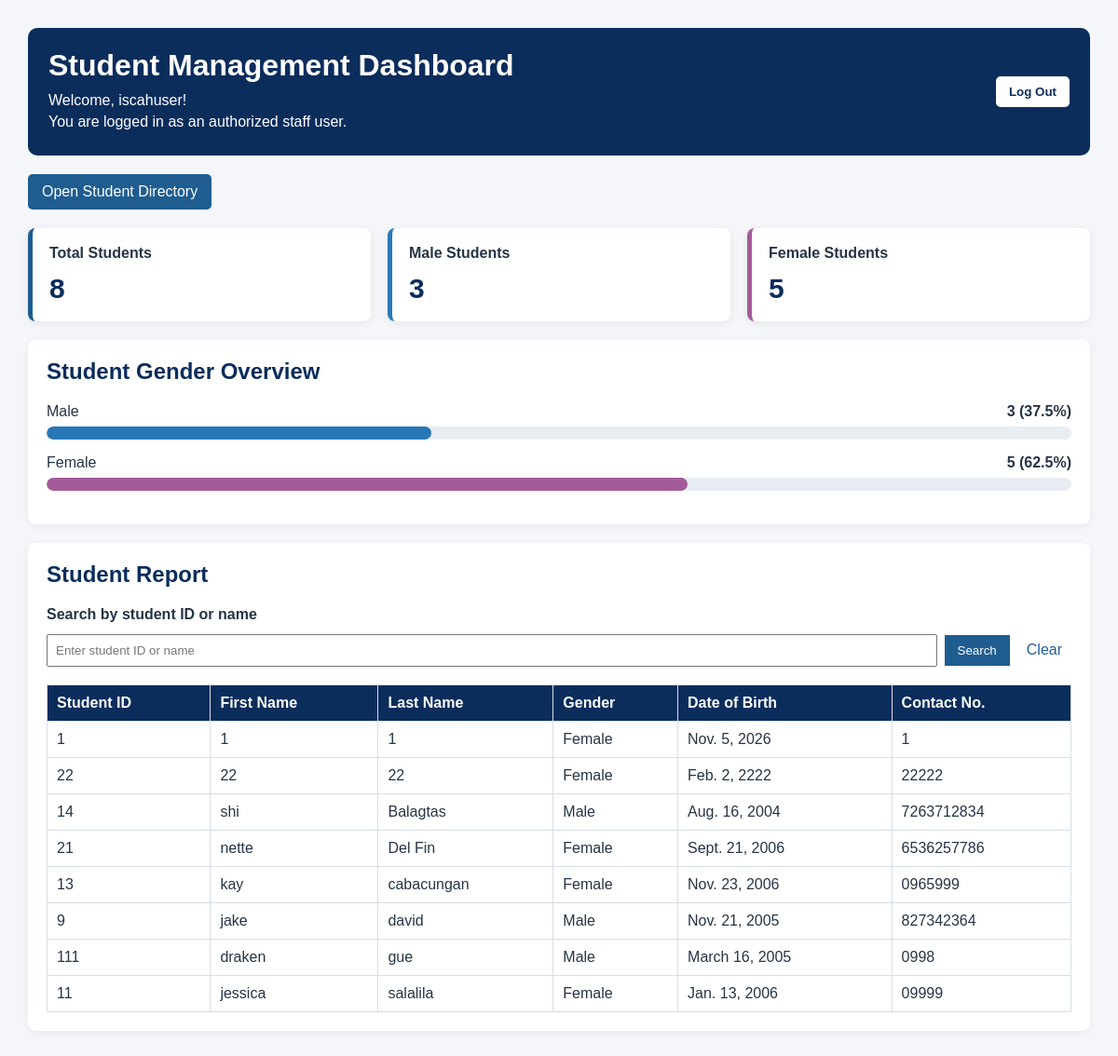
The page /registration/dashboard/ (signed in) on the database as committed earlier.
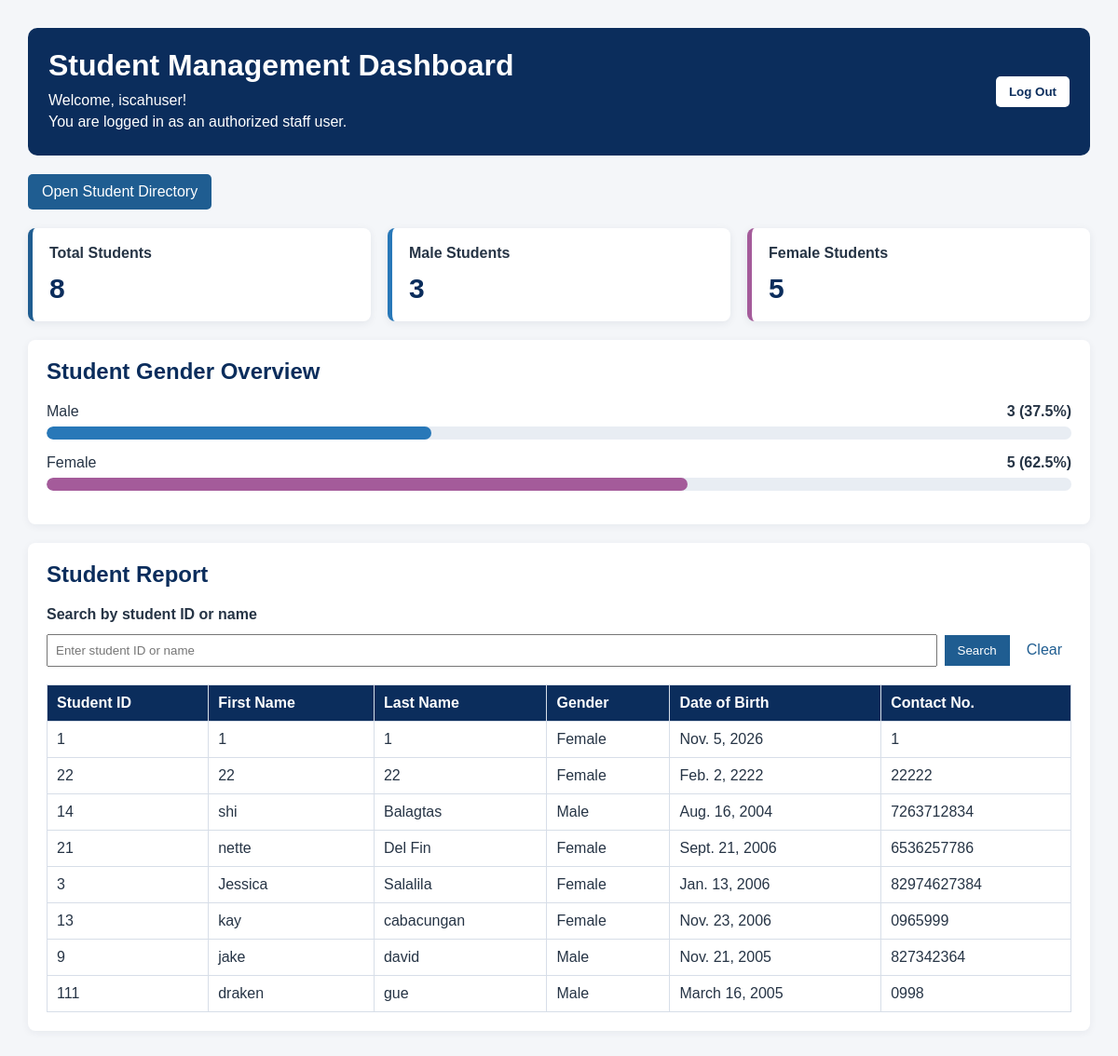
The same page on the database as committed later.
### registration/models.py (models this page shows, shortened)
class Student(models.Model):
    GENDER_CHOICES = [
        ('Male', 'Male'),
        ('Female', 'Female'),
        ('Other', 'Other'),
    ]
    student_id=models.CharField(
        max_length=20,
        unique=True)
    first_name=models.CharField(
        max_length=100)
    last_name=models.CharField(
        max_length=100)
    gender_name=models.CharField(
        max_length=10,
        choices=GENDER_CHOICES)
    date_of_birth=models.DateField()
    contact_number=models.CharField(
        max_length=20)

### registration/views.py (the view)
@user_passes_test(staff_check, login_url='login')
def staff_dashboard(request):
    total_students = Student.objects.count()
    male_students = Student.objects.filter(gender_name='Male').count()
    female_students = Student.objects.filter(gender_name='Female').count()
    male_percent = (
        male_students / total_students * 100
        if total_students > 0 else 0
    )
    female_percent = (
        female_students / total_students * 100
        if total_students > 0 else 0
    )
    query = request.GET.get('q', '').strip()
    students = Student.objects.all().order_by('last_name', 'first_name')
    if query:
        students = students.filter(
            Q(student_id__icontains=query)
            | Q(first_name__icontains=query)
            | Q(last_name__icontains=query)
        )
    context = {
        'total_students': total_students,
        'male_students': male_students,
        'female_students': female_students,
        'male_percent': male_percent,
        'female_percent': female_percent,
        'students': students,
        'query': query,
    }
    return render(
        request,
        'registration/dashboard.html',
        context,
    )

### registration/views.py (called while the page is built)
def staff_check(user):
    return user.is_authenticated and user.is_staff

### registration/templates/registration/dashboard.html (shortened to what this page needs)
{% load static %}
<!DOCTYPE html>
<html lang="en">
<head>
    <link rel="stylesheet" href="{% static 'registration/style.css' %}">
</head>
<body>
    <main class="dashboard-container">
        <header class="dashboard-header">
            <div>
                <h1>Student Management Dashboard</h1>
                <p>Welcome, {{ request.user.username }}!</p>
                <p>You are logged in as an authorized staff user.</p>
            </div>
            <form method="post" action="{% url 'logout' %}">
                <button type="submit">Log Out</button>
            </form>
        </header>
        <section class="dashboard-actions">
            <a class="directory-link" href="{% url 'student_list' %}">
                Open Student Directory
            </a>
        </section>
        <section class="summary-grid">
            <article class="summary-card total-card">
                <h2>Total Students</h2>
                <p class="summary-number">{{ total_students }}</p>
            </article>
            <article class="summary-card male-card">
                <h2>Male Students</h2>
                <p class="summary-number">{{ male_students }}</p>
            </article>
            <article class="summary-card female-card">
                <h2>Female Students</h2>
                <p class="summary-number">{{ female_students }}</p>
            </article>
        </section>
        <section class="report-section">
            <h2>Student Gender Overview</h2>
            <div class="gender-row">
                <div class="gender-label">
                    <span>Male</span>
                    <strong>{{ male_students }} ({{ male_percent|floatformat:1 }}%)</strong>
                </div>
                <div class="bar-track">
                    <div class="bar-fill male-bar" style="width: {{ male_percent }}%;"></div>
                </div>
            </div>
            <div class="gender-row">
                <div class="gender-label">
                    <span>Female</span>
                    <strong>{{ female_students }} ({{ female_percent|floatformat:1 }}%)</strong>
                </div>
                <div class="bar-track">
                    <div class="bar-fill female-bar" style="width: {{ female_percent }}%;"></div>
                </div>
            </div>
        </section>
        <section class="report-section">
            <h2>Student Report</h2>
            <form method="get" action="{% url 'staff_dashboard' %}" class="search-form">
                <label for="student-search">Search by student ID or name</label>
                <input
                    type="text"
                    id="student-search"
                    name="q"
                    value="{{ query }}"
                    placeholder="Enter student ID or name"
                >
                <button type="submit">Search</button>
                <a class="clear-search" href="{% url 'staff_dashboard' %}">Clear</a>
            </form>
            <div class="table-wrapper">
                <table>
                    <thead>
                        <tr>
                            <th>Student ID</th>
                            <th>First Name</th>
                            <th>Last Name</th>
                            <th>Gender</th>
                            <th>Date of Birth</th>
                            <th>Contact No.</th>
                        </tr>
                    </thead>
                    <tbody>
                        {% for student in students %}
                            <tr>
                                <td>{{ student.student_id }}</td>
                                <td>{{ student.first_name }}</td>
                                <td>{{ student.last_name }}</td>
                                <td>{{ student.gender_name }}</td>
                                <td>{{ student.date_of_birth }}</td>
                                <td>{{ student.contact_number }}</td>
                            </tr>
                        {% empty %}
                            <tr>
                                <td colspan="6" class="empty-message">
                                    No student records found.
                                </td>
                            </tr>
                        {% endfor %}
                    </tbody>
                </table>
            </div>
        </section>
    </main>
</body>
</html>

### registration/static/registration/style.css (style rules this page uses)
body { font-family: Arial, sans-serif; background: #f4f6f9; color: #263445; margin: 30px; }
h1 { color: #0b2d5c; }
a { color: #1f5d91; text-decoration: none; }
table { width: 100%; border-collapse: collapse; background: #ffffff; }
th { background: #0b2d5c; color: #ffffff; text-align: left; }
th, td { padding: 10px; border: 1px solid #d7dee8; }
button { background: #1f5d91; color: #ffffff; border: 0; padding: 9px 14px; cursor: pointer; }
input, select { padding: 8px; margin: 4px 0; }
.dashboard-container { max-width: 1200px; margin: 0 auto; }
.dashboard-header { display: flex; justify-content: space-between; align-items: center; gap: 20px; background: #0b2d5c; color: #ffffff; padding: 22px; border-radius: 10px; }
.dashboard-header h1 { color: #ffffff; margin-top: 0; margin-bottom: 10px; }
.dashboard-header p { margin: 5px 0; }
.dashboard-header button { background: #ffffff; color: #0b2d5c; border-radius: 5px; font-weight: bold; }
.dashboard-actions { margin: 20px 0; }
.directory-link { display: inline-block; background: #1f5d91; color: #ffffff; padding: 10px 15px; border-radius: 5px; }
.summary-grid { display: grid; grid-template-columns: repeat(3, minmax(0, 1fr)); gap: 18px; margin: 20px 0; }
.summary-card { background: #ffffff; border-left: 5px solid #1f5d91; border-radius: 8px; padding: 18px; box-shadow: 0 2px 8px rgba(20, 40, 70, 0.08); }
.summary-card h2 { font-size: 16px; margin: 0 0 12px; }
.summary-number { color: #0b2d5c; font-size: 30px; font-weight: bold; margin: 0; }
.male-card { border-left-color: #2878b8; }
.female-card { border-left-color: #a45b9a; }
.report-section { background: #ffffff; margin: 20px 0; padding: 20px; border-radius: 8px; box-shadow: 0 2px 8px rgba(20, 40, 70, 0.06); }
.report-section h2 { color: #0b2d5c; margin-top: 0; }
.gender-row { margin: 16px 0; }
.gender-label { display: flex; justify-content: space-between; gap: 12px; margin-bottom: 7px; }
.bar-track { height: 14px; background: #e8edf3; border-radius: 10px; overflow: hidden; }
.bar-fill { height: 100%; border-radius: 10px; }
.male-bar { background: #2878b8; }
.female-bar { background: #a45b9a; }
.search-form { display: flex; flex-wrap: wrap; align-items: center; gap: 8px; margin: 15px 0; }
.search-form label { width: 100%; font-weight: bold; }
.search-form input { min-width: 220px; flex: 1; }
.clear-search { padding: 8px 10px; }
.table-wrapper { width: 100%; overflow-x: auto; }
.table-wrapper table { min-width: 700px; }

Rows that differ between the two databases and show on the page:
removed Student: student_id "11", first_name "jessica", last_name "salalila", gender_name "Female", date_of_birth "Jan. 13, 2006", contact_number "09999"
added Student: student_id "3", first_name "Jessica", last_name "Salalila", gender_name "Female", date_of_birth "Jan. 13, 2006", contact_number "82974627384"
